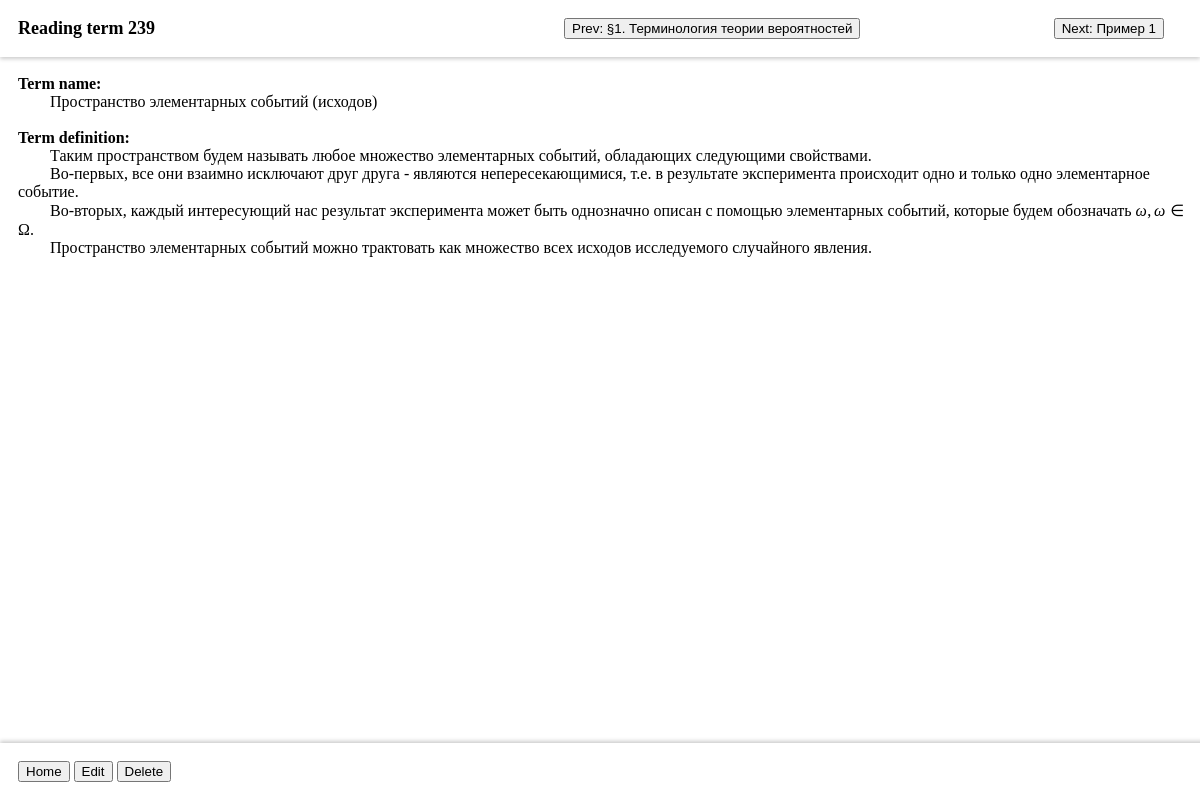
The page /summary_app/239/ on the database its author committed.
### summary_app/models.py (models this page shows, shortened)
class Term(models.Model):
	class Type(models.TextChoices):
		UNSPECIFIED = "Unspecified",
		SECTION = "Section",
		TERM = "Term",
		ARTICLE = "Article",
		EXAMPLE = "Example",
		THEOREM = "Theorem"
	type = models.CharField(max_length=20, choices=Type, default=Type.UNSPECIFIED)
	name = models.CharField(max_length=100)
	definition = models.CharField(max_length=1000)

### summary_app/views.py (the view)
# urls.py: path("<int:term_id>/", views.read, name="read"),
def read(request, term_id):
    term = get_object_or_404(Term, pk=term_id)
    prev = Term.objects.filter(id__lt=term_id).order_by("id").last()
    next = Term.objects.filter(id__gt=term_id).order_by("id").first()
    return render(request, "summary_app/read.html", { "term": term, "next": next, "prev": prev })

### summary_app/templatetags/summary_filters.py (called while the page is built)
@register.filter(is_safe=True)
@stringfilter
def link_terms(value, current_term_id=None):
    terms = Term.objects.exclude(id=current_term_id) if current_term_id else Term.objects.all()
    terms = sorted(terms, key=lambda x: len(x.name), reverse=True)
    for term in terms:
        term_name = term.name
        if term_name == '':
            continue
        link = f'<a style="background-color: cyan;" href="{reverse("summary_app:read", args=[term.id])}">{term_name}</a>'
        value = value.replace(term_name.lower(), link.lower())
        value = value.replace(term_name.upper(), link.upper())
        value = value.replace(term_name, link)
    return mark_safe(value)

### summary_app/templates/summary_app/read.html (shortened to what this page needs)
<!DOCTYPE html>
<html>
    <head>
        {% load static %}
        {% load summary_filters %}
        <link rel="stylesheet" href="{% static 'css/base.css' %}">
        <link rel="stylesheet" href="{% static 'css/templates/read.css' %}">
        <link rel="stylesheet" href="{% static 'katex/katex.min.css' %}">
    </head>
    <body>
        <div id="header">
            <a href="{% url 'summary_app:index' %}"><b id="page_name">Reading term {{ term.id }}</b></a>
            <div id="nav_section">
                {% if prev or next %}
                {% if prev %}
                    <a id="prev" class="nav" href="{% url 'summary_app:read' prev.id %}"><button>Prev: {{ prev.name }}</button></a>
                {% endif %}
                {% if next %}
                    <a id="next" class="nav" href="{% url 'summary_app:read' next.id %}"><button>Next: {{ next.name }}</button></a>
                {% endif %}
            {% endif %}
            </div>
        </div>
        <div id="content">
            <b>Term name:</b><br>
            <span class="pre">&#9{{ term.name }}</span>
            <br><br>
            <b>Term definition:</b>
            <br>
            <div class="prewrap">{{ term.definition|linebreaksbr|link_terms:term.id }}</div>
        </div>
        <div id="footer">
            <a href="{% url 'summary_app:index' %}"><button>Home</button></a>
            <a href="{% url 'summary_app:edit' term.id %}"><button>Edit</button></a>
            <a href="{% url 'summary_app:delete_term' term.id %}" onclick="return confirm('Are you sure you want to delete this term?')"><button>Delete</button></a>
        </div>
    </body>
</html>

### summary_app/static/css/base.css (style rules this page uses)
:root { --small_offset: 9px; --offset: 18px; --header_offset: 27px; --header_height: calc(20.8px + 2 * var(--offset)); }
body { margin: 0; }
#page_name { display: inline-block; font-size: large; padding-left: var(--offset); padding-right: var(--offset); }
#header { user-select: none; position: fixed; top: 0; width: 100%; height: var(--header_height); box-shadow: 0 2px 4px rgba(0,0,0,.2); background-color: white; z-index: 1000; display: flex; align-items: center; }
#content { margin-top: var(--header_height); margin-left: var(--offset); margin-bottom: var(--header_height); padding-top: var(--offset); padding-bottom: var(--offset); z-index: 1; max-width: 100%; height: calc(100vh - (var(--header_height) + var(--offset)) * 2); overflow-y: auto; }
#footer { padding: var(--offset); position: fixed; bottom: 0; width: 100%; box-shadow: 0 -2px 4px rgba(0,0,0,.2); background-color: white; z-index: 1000; }
a { color: black; text-decoration: none; }
.pre { white-space: pre; }
.prewrap { white-space: pre-wrap; }

### summary_app/static/css/templates/read.css (style rules this page uses)
:root { --small_offset: 9px; --offset: 18px; --header_offset: 27px; --header_height: calc(20.8px + 2 * var(--offset)); }
.nav button { overflow: hidden; text-overflow: ellipsis; white-space: nowrap; max-width: 300px; height: 21.2px; }
#prev { margin-right: auto; }
#next { margin-left: auto; }
#nav_section { display: flex; align-items: center; width: 600px; margin-left: auto; margin-right: calc(2 * var(--offset)); }

### rows shown on the page
Term: id "239", name "Пространство элементарных событий (исходов)", definition|link_terms "Таким пространством будем называть любое множество элементарных событий, обладающих следующими свойствами. Во-первых, все они взаимно исключают друг друга - являются непересекающимися, т.е. в результате эксперимента происходит одно и только одно элементарное событие. Во-вторых, каждый интересующий нас результат эксперимента может быть однозначно описан с помощью элементарных событий, которые будем обозначать Пространство элементарных событий можно трактовать как множество всех исходов исследуемого случайного явления."
Term: name "§1. Терминология теории вероятностей"
Term: name "Пример 1"
